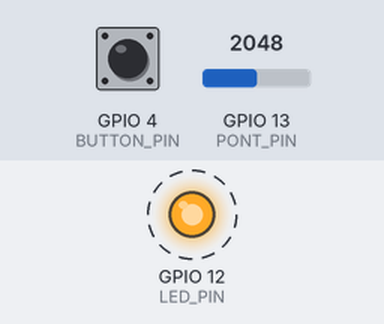
A program run on a simulated ESP32. Shown: output pins drawn as LEDs (lit = HIGH). Dashed ring = blinking. Inputs (shaded band) come from the test bench; at power-on: GPIO 4 (BUTTON_PIN) HIGH, GPIO 13 (PONT_PIN) = 2048. What the program prints to the serial monitor is not drawn.

Above: at 2.8 s.
2.9 s: GPIO 4 (BUTTON_PIN) pulled LOW for 1.3 s
Timing chart, 0 to 12.4 s (numbered marks = the images above; inputs shaded):
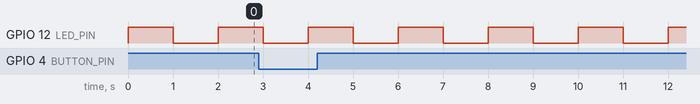

The program:

main.cpp
```cpp
/*
  * Exercício de utilização de semáforos binário e semáforo contador
  * Implementar e criar diferentes semáforos e verificar seu funcionamento
  * Nesse caso, os semáforos estão sendo usados para SINCRONIZAÇÂO de tarefas
*/

/* Biblioteca Arduino*/
#include <Arduino.h>

/* Uso da API do freeRTOS*/
#include <freertos/FreeRTOS.h>
#include <freertos/task.h>
#include <freertos/queue.h>

/* Defines*/
#define LED_PIN 12
#define PONT_PIN 13
#define BUTTON_PIN 4

/* Prototypes das tasks */
void vTaskADC(void *pvParameters);
void vTaskButton(void *pvParameters);

/* Prototypes dos tratadores de interrupção*/
void handleISRButton();

/* Handles das tasks*/
TaskHandle_t xHandleTaskADC = NULL;
TaskHandle_t xHandleTaskButton = NULL;

/* Handles de semáforos*/
SemaphoreHandle_t xHandleSemaphoreBinary = NULL;
SemaphoreHandle_t xHandleSemaphoreCounter = NULL;

void setup() {

  // Configuração do monitor serial
  Serial.begin(115200);

  // Configuração do pino de LED
  pinMode(LED_PIN, OUTPUT);

  /*
    * Configuração do pino de entrada do botão, com resistor de pull up (da própria placa)
    * Necessária para possibilitar a interrupção
  */
  pinMode(BUTTON_PIN, INPUT_PULLUP);

  // Configuração do pino de ADC
  pinMode(PONT_PIN, INPUT);

  // Criação ds semáforo binário
  xHandleSemaphoreBinary = xSemaphoreCreateBinary();
  if(xHandleSemaphoreBinary == NULL){
    Serial.println("Erro na criação do semaforo 1");
    while(1);
  }

  // Criação de semáforo contador
  xHandleSemaphoreCounter = xSemaphoreCreateCounting(10, 0);
  if(xHandleSemaphoreCounter == NULL){
    Serial.println("Erro na criação do semaforo 2");
    while(1);
  }

  // Criação de interrupções
  attachInterrupt(digitalPinToInterrupt(BUTTON_PIN), handleISRButton, FALLING);

  // Criação das tasks
  if(xTaskCreate(vTaskADC, "TASK_ADC", configMINIMAL_STACK_SIZE + 1024, NULL, 1, &xHandleTaskADC) != pdPASS){
    Serial.println("Falha na criação da TASK1");
    while(1);
  }
  if(xTaskCreate(vTaskButton, "TASK_BUTTON", configMINIMAL_STACK_SIZE + 1024, NULL, 1, &xHandleTaskButton) != pdPASS){
    Serial.println("Falha na criação da TASK1");
    while(1);
  }
}

void loop() {

  // Acendimento de LED
  digitalWrite(LED_PIN, !digitalRead(LED_PIN));
  vTaskDelay(pdMS_TO_TICKS(1000));

  // Libera Semáforo
  xSemaphoreGive(xHandleSemaphoreBinary);
}

/* Definição dos tratadores de interrupção*/
void handleISRButton(){

  // Verificação de de ativação de Task de maior prioridade
  BaseType_t xHigherPriorityTaskWoken = pdTRUE;

  // Fornece semáforo
  xSemaphoreGiveFromISR(xHandleSemaphoreCounter, &xHigherPriorityTaskWoken);

  if(xHigherPriorityTaskWoken == pdTRUE){
    /*
      * Caso haja uma task de maior prioridade, força sua execução pelo escalonador
      * Caso isso não seja feito, escalonador demora cerca de um systick para reconhecer a task de maior prioridade e trocar de contexto
    */
    portYIELD_FROM_ISR();
  }
}

/* Definição das Tasks*/

void vTaskADC(void *pvParameters){

  // Variável de armazenamento do valor recebido da fila
  int adcVal = 0;

  while(1){
    // Espera (bloqueada) pela disponibilidade do semnáforo 1
    xSemaphoreTake(xHandleSemaphoreBinary, portMAX_DELAY);

    // Estando com o semáforo, faz leitura adc do potenciômetro
    Serial.println("TASK1: adcVal = " + String(analogRead(PONT_PIN)));
  }
}

void vTaskButton(void *pvParameters){

  // Variável de armazenamento do valor recebido da fila
  int cont = 0;

  while(1){
    // Espera (bloqueada) pela disponibilidade do semáforo 2
    xSemaphoreTake(xHandleSemaphoreCounter, portMAX_DELAY);

    // Estando com o semáforo, incrementa acionamentos do botão
    Serial.println("TASK2: butonCounter = " + String(cont++));

    // Delay de tratamento da liberação do semáforo contador
    vTaskDelay(pdMS_TO_TICKS(200));
  }
}
```

Measured:
- by itself, GPIO 12 (LED_PIN): alternates HIGH for 1.0 s and LOW for 1.0 s
